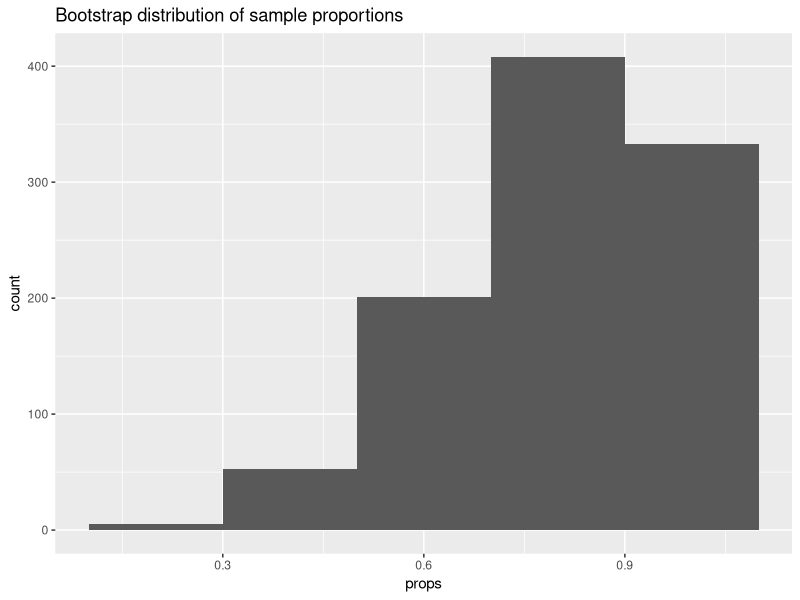

The R script that drew this image:
## ---- chunk 1
library(tidyverse)
# our original sample
x_orig <- c(1, 1, 1, 0, 1)

# sample size stored as variable for reproducibility
n <- length(x_orig)

# number of bootstrap samples to take
B <- 1000

# vector to store bootstrap statistics. Starts off as vector full of NAs of length B
bootstrap_props <- rep(NA, B)

for(b in 1:B){
  # resample
  x_boot <- sample(x = x_orig, size = n, replace = TRUE)
  
  # calculate and store bootstrap statistic
  bootstrap_props[b] <- mean(x_boot)
}

# visualize
data.frame(props = bootstrap_props) |>
  ggplot(aes(x = props))+
  geom_histogram(binwidth =  0.2 ) +
  labs(title = "Bootstrap distribution of sample proportions")
